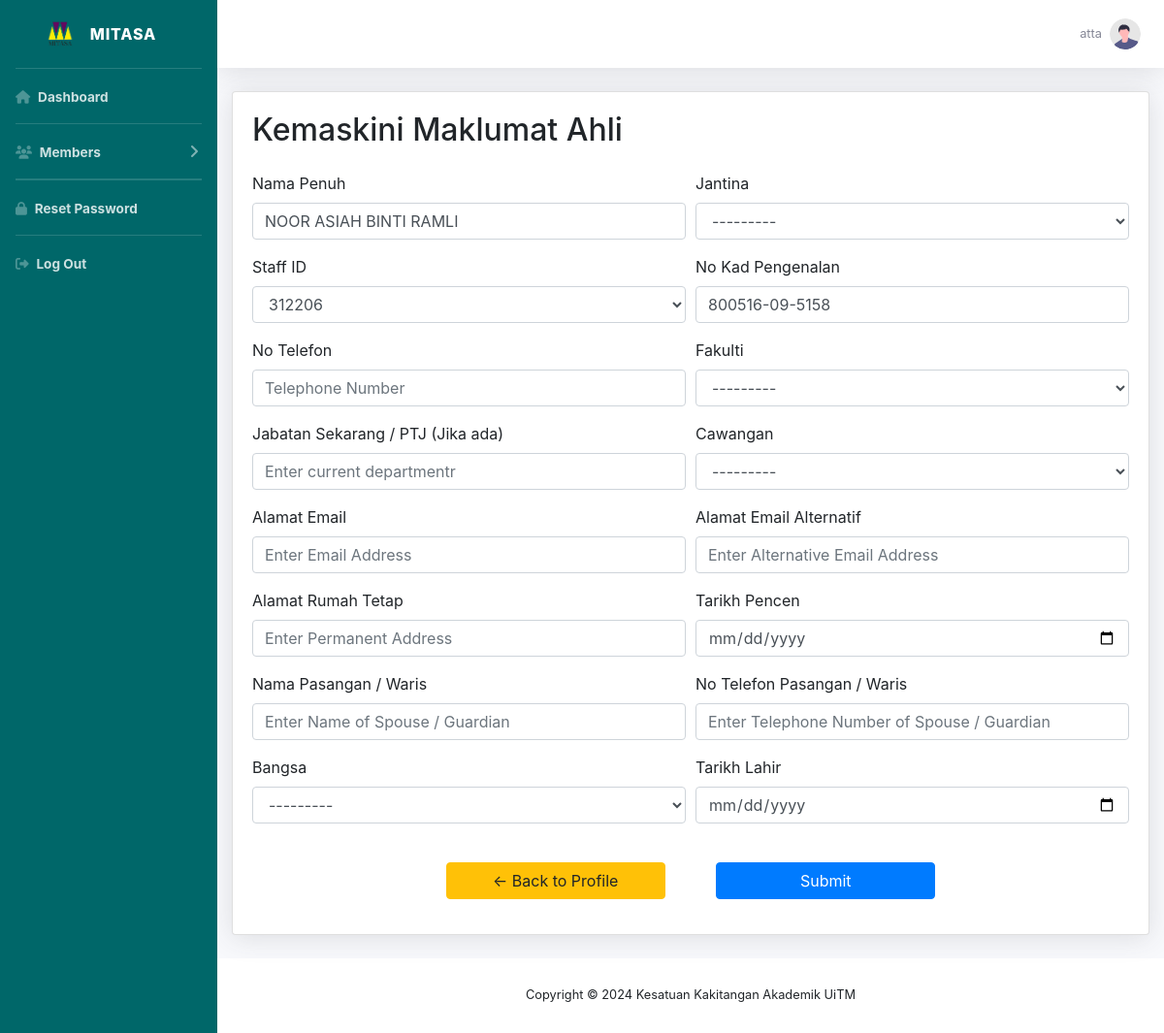
Page /memberEdit/1/ (signed in) on the committed database.
### member/models.py (models this page shows, shortened)
class Member(models.Model):
    JANTINA = (
        ('Lelaki','Lelaki'),
        ('Perempuan', 'Perempuan')
    )
    CAWANGAN = (
        ('SHAH ALAM', 'SHAH ALAM'),
        ('PUNCAK ALAM', 'PUNCAK ALAM'),
        ('PUNCAK PERDANA', 'PUNCAK PERDANA'),
        ('SUNGAI BULOH', 'SUNGAI BULOH'),
        ('DENGKIL', 'DENGKIL'),
        ('SERI ISKANDAR', 'SERI ISKANDAR'),
        ('TAPAH', 'TAPAH'),
        ('SEGAMAT', 'SEGAMAT'),
        ('PASIR GUDANG', 'PASIR GUDANG'),
        ('SUNGAI PETANI', 'SUNGAI PETANI'),
        ('MACHANG', 'MACHANG'),
        ('KOTA BHARU', 'KOTA BHARU'),
        ('ALOR GAJAH', 'ALOR GAJAH'),
        ('BANDARAYA MELAKA', 'BANDARAYA MELAKA'),
        ('JASIN', 'JASIN'),
        ('KUALA PILAH', 'KUALA PILAH'),
        ('SEREMBAN', 'SEREMBAN'),
        ('REMBAU', 'REMBAU'),
        ('JENGKA', 'JENGKA'),
        ('RAUB', 'RAUB'),
        ('KUANTAN', 'KUANTAN'),
        ('PERMATANG PAUH', 'PERMATANG PAUH'),
        ('BERTAM', 'BERTAM'),
        ('ARAU', 'ARAU'),
        ('KUALA TERENGGANU', 'KUALA TERENGGANU'),
        ('BUKIT BESI', 'BUKIT BESI'),
        ('DUNGUN', 'DUNGUN'),
        ('KOTA KINABALU', 'KOTA KINABALU'),
        ('TAWAU', 'TAWAU'),
        ('SAMARAHAN 2', 'SAMARAHAN 2'),
        ('MUKAH', 'MUKAH'),
        ('Lain - Lain', 'Lain - Lain'),
    )
    FAKULTI = (
        ('FAKULTI FARMASI', 'FAKULTI FARMASI'),
        ('FAKULTI PERLADANGAN & AGROTEKNOLOGI', 'FAKULTI PERLADANGAN & AGROTEKNOLOGI'),
        ('FAKULTI SAINS KESIHATAN', 'FAKULTI SAINS KESIHATAN'),
        ('KOLEJ PENGAJIAN ALAM BINA', 'KOLEJ PENGAJIAN ALAM BINA'),
        ('KOLEJ PENGAJIAN KEJURUTERAAN', 'KOLEJ PENGAJIAN KEJURUTERAAN'),
        ('FAKULTI PERUBATAN', 'FAKULTI PERUBATAN'),
        ('KOLEJ PENGAJIAN PENGKOMPUTERAN, INFORMATIK & MATEMATIK', 'KOLEJ PENGAJIAN PENGKOMPUTERAN, INFORMATIK & MATEMATIK'),
        ('FAKULTI PERGIGIAN', 'FAKULTI PERGIGIAN'),
        ('FAKULTI SAINS GUNAAN', 'FAKULTI SAINS GUNAAN'),
        ('FAKULTI SAINS SUKAN & REKREASI', 'FAKULTI SAINS SUKAN & REKREASI'),
        ('KOLEJ PENGAJIAN SENI KREATIF', 'KOLEJ PENGAJIAN SENI KREATIF'),
        ('FAKULTI SAINS PENTADBIRAN & PENGAJIAN POLISI', 'FAKULTI SAINS PENTADBIRAN & PENGAJIAN POLISI'),
        ('FAKULTI KOMUNIKASI & PENGAJIAN MEDIA', 'FAKULTI KOMUNIKASI & PENGAJIAN MEDIA'),
        ('FAKULTI UNDANG-UNDANG', 'FAKULTI UNDANG-UNDANG'),
        ('FAKULTI PENDIDIKAN', 'FAKULTI PENDIDIKAN'),
        ('FAKULTI PENGURUSAN & PERNIAGAAN', 'FAKULTI PENGURUSAN & PERNIAGAAN'),
        ('FAKULTI PENGURUSAN HOTEL & PELANCONGAN', 'FAKULTI PENGURUSAN HOTEL & PELANCONGAN'),
        ('FAKULTI PERAKAUNAN', 'FAKULTI PERAKAUNAN'),
        ('Lain - Lain', 'Lain - Lain'),
    )
    BANGSA = (
        ('Melayu','Melayu'),
        ('Cina','Cina'),
        ('India','India'),
        ('Sabah','Sabah'),
        ('Sarawak','Sarawak'),
        ('Lain-Lain','Lain-Lain'),
    )
    STATUS = (
    ('Not a Member', 'Not a Member'),
    ('New Member', 'New Member'),
    ('Member', 'Member'),
    ('Anomaly', 'Anomaly')
)
    user = models.OneToOneField(User, null=True, on_delete=models.CASCADE, blank=True)
    data_created = models.DateTimeField(auto_now_add=True, null=True)
    nama = models.CharField(max_length=200, null=True)
    noPekerja = models.CharField(max_length=50, null=True)
    fakulti = models.CharField(max_length=200, null=True, choices=FAKULTI)
    email = models.CharField(max_length=200, null=True)
    tarikhLahir = models.DateField(null=True)
    noIC = models.CharField(max_length=200, null=True)
    noTel = models.CharField(max_length=200, null=True)
    cawangan = models.CharField(max_length=200, null=True, choices=CAWANGAN)
    alamat = models.CharField(max_length=200, null=True)
    tarikhPencen = models.DateField(null=True)
    namaPW = models.CharField(max_length=200, null=True)
    noTelPW = models.CharField(max_length=200, null=True)
    emailAlt = models.CharField(max_length=200, null=True)
    jantina = models.CharField(max_length=200, null=True, choices=JANTINA)
    bangsa = models.CharField(max_length=200, null=True, choices=BANGSA)
    jbtnPTJ = models.CharField(max_length=200, null=True, blank=True)
    status = models.CharField(max_length=200, null=True, choices=STATUS, default='Waiting for Approval', blank=True)

### member/decorators.py (the view)
        def wrapper_func(request, *args, **kwargs):
            group = None
            if request.user.groups.exists():
                group = request.user.groups.all()[0].name
            if group in allowed_roles:
                return view_func(request, *args, **kwargs)
            else:
                return HttpResponse('You are not authorized to view this page')

### member/forms.py
class MemberForm(ModelForm):
    class Meta:
        model = Member
        fields = '__all__'
        exclude = ['status','data_created', 'noPekerja',]

### member/views.py (called while the page is built)
@login_required(login_url='login')
@allowed_users(allowed_roles=['admin'])
def memberEdit(request, pk):
    member = Member.objects.get(id=pk)
    form = MemberForm(instance=member)
    if request.method == "POST":
        form = MemberForm(request.POST, instance=member)
        if form.is_valid():
            form.save()
            return redirect('member')
    context = {'form':form, 'member':member}
    return render(request, 'member/memberEdit.html', context)

### member/templates/member/memberEdit.html (shortened to what this page needs)
{% extends "member/main.html" %}
{% load static %}
{% load widget_tweaks %}
{% block content %}
<div class="container-fluid">
    <div class="row">
        <div class="col-12">
            <div class="card shadow mb-4">
                <div class="card-body">
                        <div class=" ">
                                        <h2 class="mb-4">Kemaskini Maklumat Ahli</h2>
                                        <form action="" method="POST">
                                          <div class="form-row">
                                            <div class="form-group col-md-6">
                                              <label for="fullName">Nama Penuh</label>
                                              {% render_field form.nama class+="form-control" placeholder="Enter full name" %}
                                            </div>
                                            <div class="form-group col-md-6">
                                              <label for="gender">Jantina</label>
                                              {% render_field form.jantina class+="form-control" placeholder="Gender" %}
                                            </div>
                                          </div>
                                          <div class="form-row">
                                            <div class="form-group col-md-6">
                                              <label for="employeeNumber">Staff ID</label>
                                              {% render_field form.user class+="form-control"  %}
                                            </div>
                                            <div class="form-group col-md-6">
                                              <label for="idCardNumber">No Kad Pengenalan</label>
                                              {% render_field form.noIC class+="form-control" placeholder="IC Number" %}
                                            </div>
                                          </div>
                                          <div class="form-row">
                                            <div class="form-group col-md-6">
                                              <label for="telephoneNumber">No Telefon</label>
                                              {% render_field form.noTel class+="form-control" placeholder="Telephone Number" %}
                                            </div>
                                            <div class="form-group col-md-6">
                                              <label for="faculty">Fakulti</label>
                                              {% render_field form.fakulti class+="form-control" placeholder="Faculty" %}
                                            </div>
                                          </div>
                                          <div class="form-row">
                                            <div class="form-group col-md-6">
                                              <label for="currentDepartment">Jabatan Sekarang / PTJ (Jika ada)</label>
                                              {% render_field form.jbtnPTJ class+="form-control" placeholder="Enter current departmentr" %}
                                            </div>
                                            <div class="form-group col-md-6">
                                              <label for="branch">Cawangan</label>
                                              {% render_field form.cawangan class+="form-control" placeholder="Enter current Branch" %}
                                            </div>
                                          </div>
                                          <div class="form-row">
                                            <div class="form-group col-md-6">
                                              <label for="emailAddress">Alamat Email</label>
                                              {% render_field form.email class+="form-control" placeholder="Enter Email Address" %}
                                            </div>
                                            <div class="form-group col-md-6">
                                              <label for="altEmailAddress">Alamat Email Alternatif</label>
                                              {% render_field form.emailAlt class+="form-control" placeholder="Enter Alternative Email Address" %}
                                            </div>
                                          </div>
                                          <div class="form-row">
                                            <div class="form-group col-md-6">
                                              <label for="permanentAddress">Alamat Rumah Tetap</label>
                                              {% render_field form.alamat class+="form-control" placeholder="Enter Permanent Address" %}
                                            </div>
                                            <div class="form-group col-md-6">
                                              <label for="dateOfPension">Tarikh Pencen</label>
                                              {% render_field form.tarikhPencen class+="form-control" type="date" placeholder="Enter Date of Pension" %}
                                            </div>
                                          </div>
                                          <div class="form-row">
                                            <div class="form-group col-md-6">
                                              <label for="spouseGuardianName">Nama Pasangan / Waris</label>
                                              {% render_field form.namaPW class+="form-control" placeholder="Enter Name of Spouse / Guardian" %}
                                            </div>
                                            <div class="form-group col-md-6">
                                              <label for="spouseGuardianPhone">No Telefon Pasangan / Waris</label>
                                              {% render_field form.noTelPW class+="form-control" placeholder="Enter Telephone Number of Spouse / Guardian" %}
                                            </div>
                                          </div>
                                          <div class="form-row">
                                            <div class="form-group col-md-6">
                                              <label for="idCardNumber">Bangsa </label>
                                              {% render_field form.bangsa class+="form-control" placeholder="Bangsa" %}
                                            </div>
                                            <div class="form-group col-md-6">
                                              <label for="idCardNumber">Tarikh Lahir </label>
                                              {% render_field form.tarikhLahir class+="form-control" type="date" %}
                                            </div>
                                          </div>
                                          <div class="text-center mt-4">
                                            <a class='btn btn-warning col-md-3 mr-5 mb-3' href="{% url 'member' member.id %}"> &#8592; Back to Profile</a>
                                            <button type="submit" class="btn btn-primary col-md-3 mb-3">Submit</button>
                                          </div>
                                        </form>
                        </div>
                </div>
            </div>
        </div>
    </div>
</div>
{% endblock content %}

### member/templates/member/main.html (shortened to what this page needs)
{% load static %}
<!DOCTYPE html>
<html>
    <head>
        <link rel="stylesheet" href="{% static "/css/main.css" %}">
        <link rel="stylesheet" href="https://cdn.jsdelivr.net/npm/bootstrap@4.0.0/dist/css/bootstrap.min.css">
        <link rel="stylesheet" href="https://cdn.datatables.net/2.0.8/css/dataTables.bootstrap4.css">
    </head>
    <body>
        <div id='wrapper'>
            <ul class="navbar-nav bg-gradient-primary sidebar sidebar-dark accordion" id="accordionSidebar">
              <a class="sidebar-brand d-flex align-items-center justify-content-center" href="">
                  <div class="">
                    <img src=" {% static "images/logo.png" %} " width="30" height="30" class="d-inline-block align-top" alt="">
                  </div>
                  <div class="sidebar-brand-text mx-3">MITASA</div>
              </a>
              {% if request.user.is_staff %}
              <hr class="sidebar-divider my-0">
              <li class="nav-item font-weight-bold">
                  <a class="nav-link" href="{% url 'dashboard' %}">
                    <i class="fa-solid fa-house"></i>
                      <span>Dashboard</span></a>
              </li>
            <hr class="sidebar-divider my-0">
             <li class="nav-item font-weight-bold">
                <a class="nav-link collapsed" href="" data-toggle="collapse" data-target="#collapseUtilities"
                    aria-expanded="true" aria-controls="collapseUtilities">
                    <i class="fas fa-fw fa-users"></i>
                    <span>Members</span>
                </a>
            </li>
            <hr class="sidebar-divider my-0">
            {% endif %}
            <hr class="sidebar-divider my-0 ">
            <li class="nav-item font-weight-bold">
                <a class="nav-link" href="{% url 'password_change' %}">
                    <i class="fa-solid fa-lock"></i>
                    <span>Reset Password</span></a>
              </li>
            <hr class="sidebar-divider my-0">
            <li class="nav-item font-weight-bold">
                <a class="nav-link" href="{% url 'logout' %}">
                    <i class="fa-solid fa-right-from-bracket"></i>
                    <span>Log Out</span></a>
              </li>
          </ul>
          <div id="content-wrapper" class="d-flex flex-column">
              <div id="content">
                  <nav class="navbar navbar-expand navbar-light bg-white topbar mb-4 static-top shadow">
                      <ul class="navbar-nav ml-auto">
                          <li class="nav-item dropdown no-arrow d-sm-none">
                          <li class="nav-item dropdown no-arrow">
                              <a class="nav-link dropdown-toggle" href="#" id="userDropdown" role="button"
                                  data-toggle="dropdown" aria-haspopup="true" aria-expanded="false">
                                  <span class="mr-2 d-none d-lg-inline text-gray-600 small">{{request.user}}</span>
                                  <img class="img-profile rounded-circle"
                                      src="{% static "images/undraw_profile.svg" %}">
                              </a>
                          </li>
                      </ul>
                  </nav>
                  {% block content %}
                  {% endblock %}
              </div>
       {% include "member/footer.html" %}
          </div>
      </div>
    </body>
</html>

### rows in the picture
Member: nama "NOOR ASIAH BINTI RAMLI", jantina "---------", user "312206", noIC "800516-09-5158", fakulti "---------", cawangan "---------", bangsa "---------"

### other values in the picture
{{ request.user }} "atta"
